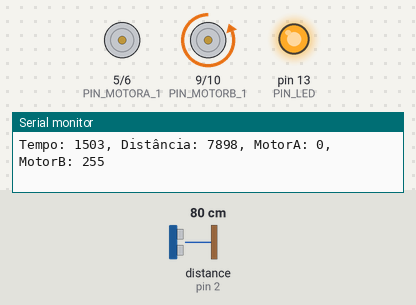
The sketch below on a simulated Arduino Uno, built with avr-gcc and run on an emulated ATmega328P. On the bench: motor-driver pin pairs drawn as motors (green arrow = first pin HIGH = forward, orange = second pin HIGH = backward, longer = more drive), output pins drawn as LEDs (lit = HIGH), the last lines printed to the serial monitor. Wiring (inferred from the names in the program): ultrasonic range finder: trigger pin 3; echo pin 2. The test bench sets the inputs (shaded band); at power-on: distance to the obstacle (sensor on pin 2) 80 cm. The echo pulse lasts 58.3 µs per cm; pins used as bus, display or sensor lines are not drawn.

Above: at 1.8 s.
1.9 s: distance to the obstacle (sensor on pin 2) set to 7 cm
3.4 s: distance to the obstacle (sensor on pin 2) set to 4 cm
At 4.6 s:
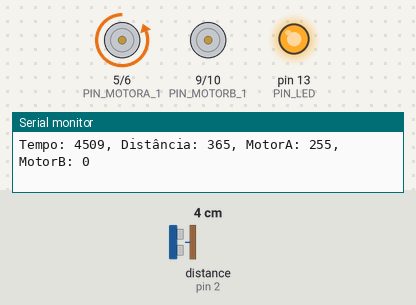
5.0 s: distance to the obstacle (sensor on pin 2) set to 9 cm
6.5 s: distance to the obstacle (sensor on pin 2) set to 12 cm
At 7.1 s:
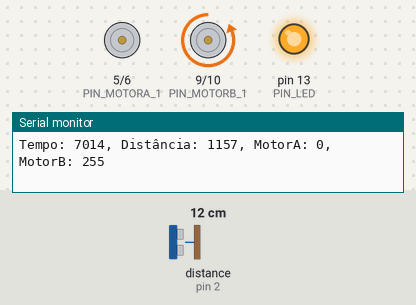
8.0 s: distance to the obstacle (sensor on pin 2) set to 2 cm
At 8.3 s:
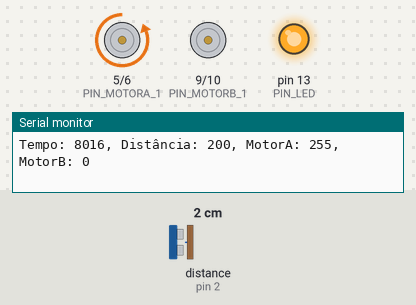
Timing chart, 0 to 10.5 s (numbered marks = the images above; inputs shaded):
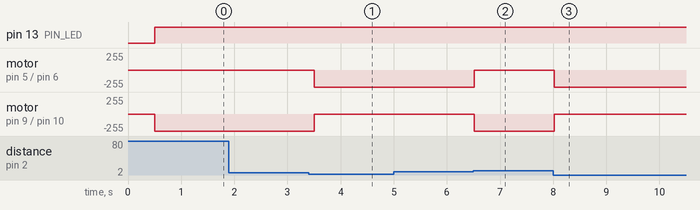

The sketch:

test_plant.ino
```cpp
#define PIN_LED 13
#define PIN_MOTORA_1 5
#define PIN_MOTORA_2 6

#define PIN_MOTORB_1 9
#define PIN_MOTORB_2 10

// HC-SR04
#define PIN_US_ECHO 2
#define PIN_US_TRIG 3

#define TIME_ON 20000
#define TIME_OFF 1000

int speedMotorA = 255;
int speedMotorB = 255;

// Timers (ms)
unsigned long currentTime;
unsigned long lastTime;
const unsigned long periodTime = 500;

void setup() {

  Serial.begin(9600);

  pinMode(PIN_LED, OUTPUT);

  pinMode(PIN_US_TRIG, OUTPUT);
  pinMode(PIN_US_ECHO, INPUT);

  pinMode(PIN_MOTORA_1, OUTPUT);
  pinMode(PIN_MOTORA_2, OUTPUT);
  pinMode(PIN_MOTORB_1, OUTPUT);
  pinMode(PIN_MOTORB_2, OUTPUT);

  analogWrite(PIN_MOTORA_1,0);
  analogWrite(PIN_MOTORA_2,0);
  analogWrite(PIN_MOTORB_1,0);
  analogWrite(PIN_MOTORB_2,0);

  speedMotorA = 255;
  speedMotorB = 0;
}

void loop() {
    // Controla a frequência do loop
    if(millis() > lastTime + periodTime)
    {
      lastTime = millis(); // Reinicia Timer

      // Ler Altura
      int head = readUltrasound();

      // Controle
      if( head > 1000 )
      {
        speedMotorA = 0;
        speedMotorB = 255;
      }
      else if( head < 500 )
      {
        speedMotorA = 255;
        speedMotorB = 0;
      }

      // Aciona Motores
      analogWrite(PIN_MOTORA_1,0);
      analogWrite(PIN_MOTORA_2,speedMotorA);
      analogWrite(PIN_MOTORB_1,0);
      analogWrite(PIN_MOTORB_2,speedMotorB);
      digitalWrite(PIN_LED,HIGH);

      // Imprime Dados na
      Serial.print("Tempo: ");
      Serial.print( lastTime );
      Serial.print(", Distância: ");
      Serial.print( head );
      Serial.print(", MotorA: ");
      Serial.print( speedMotorA );
      Serial.print(", MotorB: ");
      Serial.println( speedMotorB );
    }
}

int readUltrasound()
{
  long duration; // variable for the duration of sound wave travel
  int distance; // variable for the distance measurement

  digitalWrite(PIN_US_TRIG, LOW);
  delayMicroseconds(2);

  // Sets the trigPin HIGH (ACTIVE) for 10 microseconds
  digitalWrite(PIN_US_TRIG, HIGH);
  delayMicroseconds(10);
  digitalWrite(PIN_US_TRIG, LOW);

  // Reads the echoPin, returns the sound wave travel time in microseconds
  duration = pulseIn(PIN_US_ECHO, HIGH);

  // Calculating the distance
  distance = duration * 3.4 / 2;

  return distance;
}
```

Measured:
- the behaviour switches between 6 and 5 cm on distance to the obstacle (sensor on pin 2) (found by bisection; images 0 and 1)
- the behaviour switches between 10 and 11 cm on distance to the obstacle (sensor on pin 2) (found by bisection; images 1 and 2)
- after the input at 3.4 s, motor on pin 5 (PIN_MOTORA_1) / pin 6 (PIN_MOTORA_2): stopped → backward 255/255 after 0.11 s; motor on pin 9 (PIN_MOTORB_1) / pin 10 (PIN_MOTORB_2): backward 255/255 → stopped after 0.11 s
- after the input at 6.5 s, motor on pin 5 (PIN_MOTORA_1) / pin 6 (PIN_MOTORA_2): backward 255/255 → stopped at once; motor on pin 9 (PIN_MOTORB_1) / pin 10 (PIN_MOTORB_2): stopped → backward 255/255 at once
- after the input at 8.0 s, motor on pin 5 (PIN_MOTORA_1) / pin 6 (PIN_MOTORA_2): stopped → backward 255/255 at once; motor on pin 9 (PIN_MOTORB_1) / pin 10 (PIN_MOTORB_2): backward 255/255 → stopped at once
